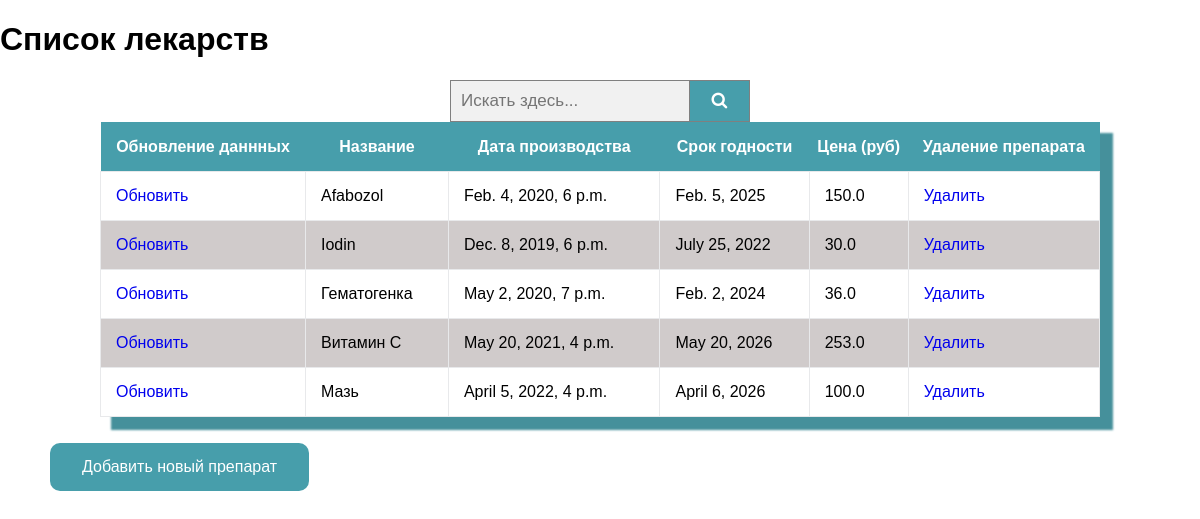
/med_list/, run on the app's committed database.
### core/models.py (models this page shows)
class Medicines (Model):
    name = models.CharField('Название препарата', max_length= 100, blank=False)
    date_issue = models.DateTimeField('Дата выпуска', help_text = "*Введите в формате: Год-Месяц-Число")
    expiry_date = models.DateField("Срок годности", help_text = "*Введите в формате: Год-Месяц-Число")
    price = models.FloatField("Цена", default=0)

### core/views.py (the view, shortened to what this page needs)
# urls.py: path('med_list/', views.MedList.as_view(), name ='med_list'),
class MedList (ListView):
    model = Medicines
    template_name = 'core/med_list.html'
    def get_queryset(self):
        name = self.request.GET.get('name')
        qs = models.Medicines.objects.all()
        if name: #or price#
            return qs.filter (Q(name__icontains = name))
        return qs
    def get_context_data(self):
        context = super().get_context_data()
        context ['form'] = forms.MedSearch(self.request.GET or None)
        context ['count'] = self.get_queryset().count()
        return context

### core/forms.py (shortened to what this page needs)
class MedSearch (forms.Form):
    name = forms.CharField (label = 'Поиск по названию препарата', required = False)

### core/templates/core/med_list.html (shortened to what this page needs)
<!doctype html>
<html lang =ru>
	 <head>
    </head>
  <body>
    <h1>Список лекарств </h1>
<link rel="stylesheet" href="https://cdnjs.cloudflare.com/ajax/libs/font-awesome/4.7.0/css/font-awesome.min.css">
<form class="example" action="" method="get" style="margin:auto;max-width:300px">
  <input type="text" placeholder="Искать здесь..."  name="name">
  <button type="submit"><i class="fa fa-search"></i></button>
</form>
    <table class="table">
  <thead>
    <tr>
      <th scope="col">Обновление даннных</th>
      <th scope="col">Название</th>
      <th scope="col">Дата производства</th>
      <th scope="col"> Срок годности</th>
      <th scope="col"> Цена (руб)</th>
      <th scope="col">Удаление препарата</th>
    </tr>
  </thead>
  <tbody>
  {%for med in object_list %}
    <tr>
      <td> <a href="{% url 'core:med_update' pk=med.pk%}">Обновить</a></td>
      <td>{{med.name}}</td>
      <td>{{med.date_issue}}</td>
      <td>{{med.expiry_date}}</td>
      <td>{{med.price}}</td>
      <td> <a href="{% url 'core:med_delete' pk=med.pk%}">Удалить</a></td>
    </tr>
  {% endfor %}
  </tbody>
</table>
     <div class="navbar-wrap">
       <ul class="navbar-menu">
         <a type="button" class="button" href="../med_create">Добавить новый препарат</a>
       </ul>
     </div>
  </body>
</html>

### core/templates/core/med_list.html (style rules this page uses)
body { margin: 0; font-family: Arial, Helvetica, sans-serif; }
table { border-collapse: collapse;margin: auto; width: 1000px; box-shadow:12px 12px 2px 1px #45909b; }
table thead tr { margin:10px 10px; padding: 15px; color: #ffffff; font-weight: bold; background: #479eab; height:50px;width:250px; }
table tbody tr td { margin:10px 10px; padding: 15px;border: 1px solid #e8e9eb; }
table tbody tr:nth-child(2n) { background: #d0cbcb; }
* { box-sizing: border-box; }
form.example input[type=text] { padding: 10px; font-size: 17px; border: 1px solid grey; float: left; width: 80%; background: #f1f1f1; }
form.example button { float: left; width: 20%; padding: 10px; background: #479eab; color: white; font-size: 17px; border: 1px solid grey; border-left: none; cursor: pointer; }
form.example::after { content: ""; clear: both; display: table; }
.button { border-radius:10px; background-color: #479eab; border: none; color: white; padding: 15px 32px; margin:10px 10px; text-align: center; text-decoration: none; display: inline-block; font-size: 16px; align-items: right; display: inline-block; cursor: pointer; transition-duration: 0.4s; }
a:link { text-decoration: none; }

### data on the page
Medicines: name "Afabozol", date_issue "Feb. 4, 2020, 6 p.m.", expiry_date "Feb. 5, 2025", price "150.0"
Medicines: name "Iodin", date_issue "Dec. 8, 2019, 6 p.m.", expiry_date "July 25, 2022", price "30.0"
Medicines: name "Гематогенка", date_issue "May 2, 2020, 7 p.m.", expiry_date "Feb. 2, 2024", price "36.0"
Medicines: name "Витамин C", date_issue "May 20, 2021, 4 p.m.", expiry_date "May 20, 2026", price "253.0"
Medicines: name "Мазь", date_issue "April 5, 2022, 4 p.m.", expiry_date "April 6, 2026", price "100.0"
